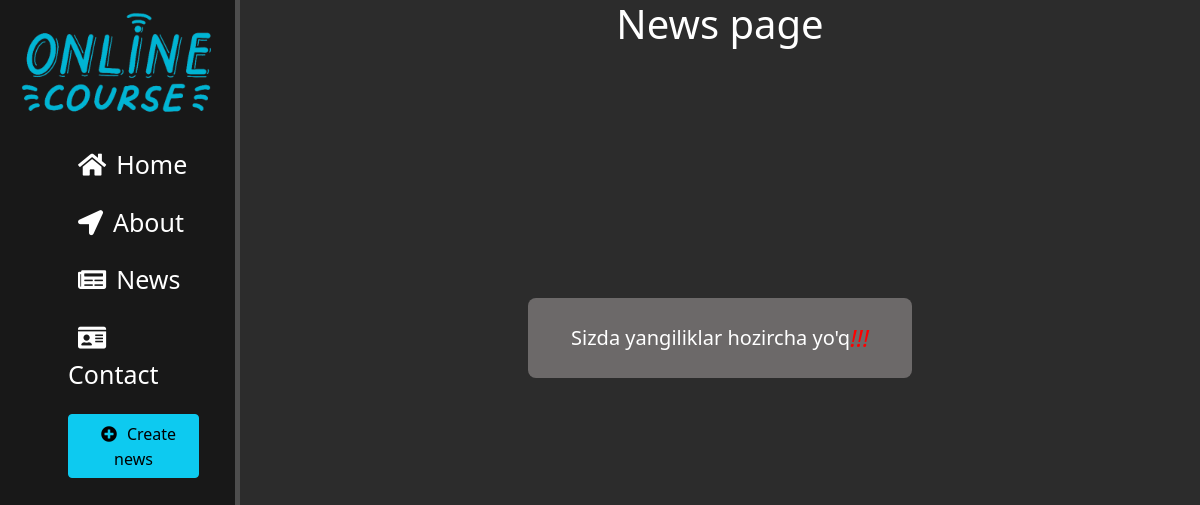
The page /news/ on the database as committed earlier.
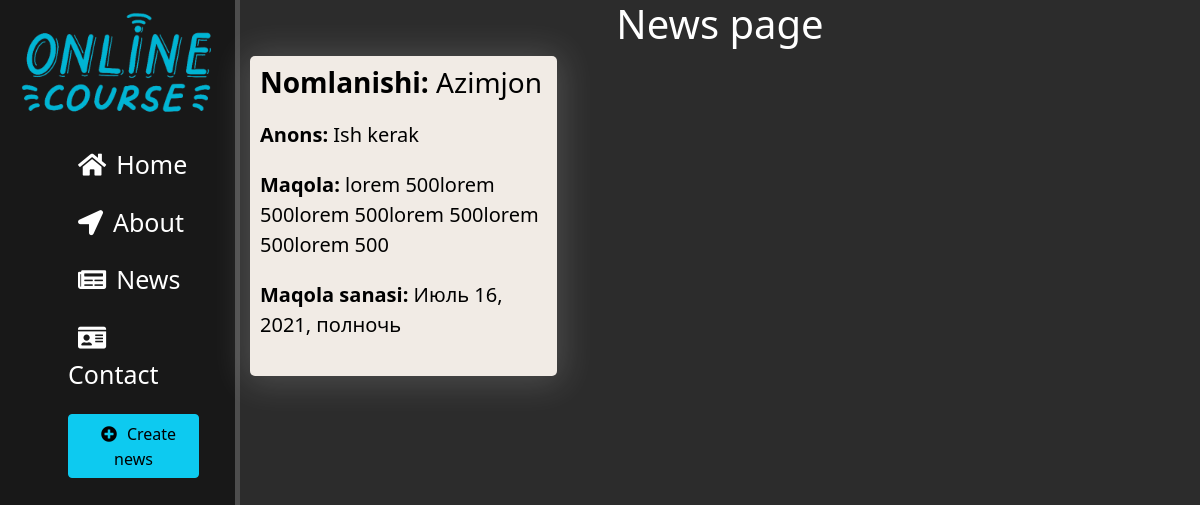
The same page on the database as committed later.
### myweb/models.py (models this page shows, shortened)
class DataBase(models.Model):
    title = models.CharField('Nomlanishi', max_length=20)
    anons = models.CharField('Anons', max_length=50)
    full_test = models.TextField('Maqola matni..', max_length=100)
    data = models.DateTimeField('Maqola sanasi')

### myweb/views.py (the view)
# urls.py: path('news/', views.news_home, name='news_home'),
def news_home(request):
    news = DataBase.objects.all()
    return render(request, 'main/news_home.html', {'news':news})

### myweb/templates/main/news_home.html (shortened to what this page needs)
{% extends 'main/index.html' %}
{% block content %}
<div class="feauters">
    <h1>News page</h1>
    <div class="conteiner">
        {% if news %}
        {% for new in news %}
        <div class="blog">
            <h3><span>Nomlanishi:</span> {{ new.title }}</h3>
            <p><span>Anons:</span> {{new.anons}}</p>
            <p><span>Maqola:</span> {{new.full_test}}</p>
            <p><span>Maqola sanasi:</span> {{new.data}}</p>
        </div>
        {% endfor %}
        {% else %}
        <div class="errBlog">
            <p class="err">Sizda yangiliklar hozircha yo'q  <i style="color: red; font-size: 24px;">!!!</i></p>
        </div>
        {% endif %}
    </div>
</div>
{% endblock %}

### myweb/templates/main/index.html (shortened to what this page needs)
{% load static %}
<!DOCTYPE html>
<html lang="en">
<head>
    <link rel="stylesheet" href="https://cdn.jsdelivr.net/npm/bootstrap@5.0.2/dist/css/bootstrap.min.css">
    <link rel="stylesheet" href="https://use.fontawesome.com/releases/v5.8.2/css/all.css">
    <link rel="stylesheet" href="{% static 'main/css/main.css'%}">
</head>
<body>
    <aside>
        <div class="titleBlog">
            <a href="{% url 'home' %}"><img src="{% static 'main/img/logo.png'%}" alt="logo"></a>
        </div>
        <div class="sideBar">
            <ul>
                <a href="{% url 'home' %}">
                    <li><i class="fas fa-home"></i>Home</li>
                </a>
                <a href="{% url 'about' %}">
                    <li><i class="fas fa-location-arrow"></i>About</li>
                </a>
                <a href="{% url 'news_home' %}">
                    <li><i class="fas fa-newspaper"></i>News</li>
                </a>
                <a href="{% url 'contact' %}">
                    <li><i class="fas fa-id-card"></i>Contact</li>
                </a>
                <a href="{% url 'create' %}">
                    <li><button class="btn btn-info"><i class="fas fa-plus-circle"></i>Create news</button></li>
                </a>
            </ul>
        </div>
    </aside>
    <main>
        {% block content %}
        {% endblock %}
    </main>
</body>
</html>

### myweb/static/main/css/main.css (style rules this page uses)
body { background-color: #2c2c2c; }
aside { float: left; background: #181818; width: 20%; padding: 0.5%; height: 100vh; color: #fff; border-right: 5px solid #4d4d4d; }
aside a img { width: 100%; height: 15vh; float: left; }
aside .titleBlog { display: flex; justify-content: center; align-items: center; }
aside .titleBlog a { text-decoration: none; color: #fff; }
aside .sideBar { width: 100%; list-style: none; }
aside .sideBar ul { margin: auto 30px; }
aside ul a { text-decoration: none; font-size: 25px; }
aside ul a li i { padding: 5px 10px; }
aside ul li { color: #fff; display: block; margin-top: 20px; transition: transform .5s ease; }
main .feauters { width: 80%; float: left; color: #fff; }
main .feauters h1 { text-align: center; font-size: 40px; }
main .feauters p { font-size: 20px; margin-top: 20px; }
.conteiner { width: 100%; height: 92vh; color: #000; display: flex; justify-content: flex-start; flex-wrap: wrap; }
.blog { overflow-y: auto; width: 32%; height: 40vh; padding: 10px; margin-left: 10px; border-radius: 5px; -webkit-box-shadow: 0px 2px 35px 5px rgba(255, 255, 255, 0.16); -moz-box-shadow: 0px 2px 35px 5px rgba(255, 255, 255, 0.16); box-shadow: 0px 2px 35px 5px rgba(255, 255, 255, 0.16); background-color: #F1EBE5; }
.blog span { font-weight: bold; }

Rows that differ between the two databases and show on the page:
added DataBase: title "Azimjon", anons "Ish kerak", full_test "lorem 500lorem 500lorem 500lorem 500lorem 500lorem 500", data "Июль 16, 2021, полночь"
Other text that changed with them:
text no longer shown: "Sizda yangiliklar hozircha yo'q !!!"
